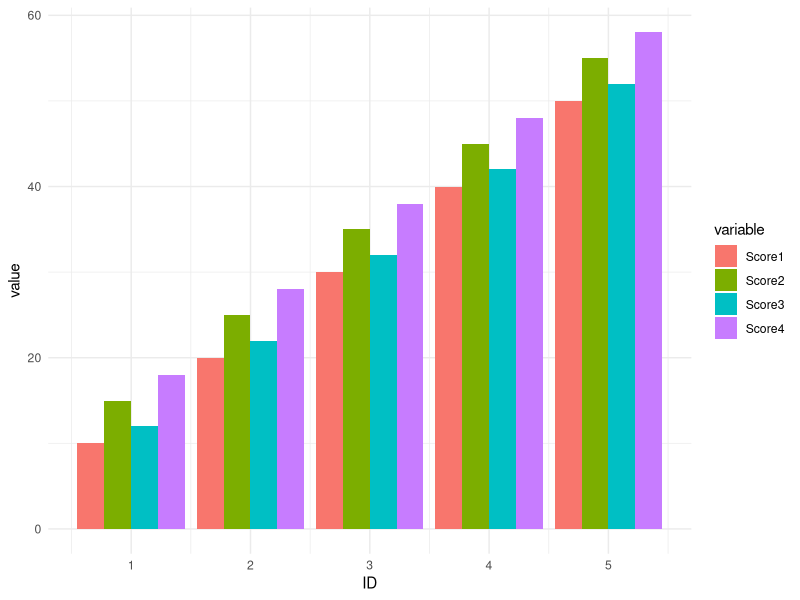

Here is the R script that generated this plot:
## ---- chunk 1
# Example data frame
data <- data.frame(
  ID = 1:5,
  Score1 = c(10, 20, 30, 40, 50),
  Score2 = c(15, 25, 35, 45, 55),
  Score3 = c(12, 22, 32, 42, 52),
  Score4 = c(18, 28, 38, 48, 58)
)

head(data, 2)

# Stack columns
stacked_data <- stack(data[, c("Score1", "Score2", "Score3", "Score4")])
print(stacked_data)
## ---- chunk 2
# Combine columns using cbind
combined_data <- cbind(data$Score1, data$Score2, data$Score3, data$Score4)
print(combined_data)
## ---- chunk 3
# Stack and combine with ID
stacked_data_with_id <- cbind(
  ID = rep(data$ID, 4), 
  stack(data[, c("Score1", "Score2", "Score3", "Score4")])
  )
print(stacked_data_with_id)
## ---- chunk 4
# Load tidyr
library(tidyr)

# Use pivot_longer to stack columns
tidy_data <- pivot_longer(
  data, 
  cols = starts_with("Score"), 
  names_to = "Score_Type", 
  values_to = "Score_Value"
  )

print(tidy_data)
## ---- chunk 5
# Load data.table
library(data.table)

# Convert to data.table
dt <- as.data.table(data)
head(dt, 2)

# Use melt to stack columns
melted_dt <- melt(
  dt, id.vars = "ID", measure.vars = patterns("Score"), 
  variable.name = "Score_Type", value.name = "Score_Value"
  )

print(melted_dt)
## ---- chunk 6
# Using reshape2
library(reshape2)

melted_data <- melt(
  data, id.vars = "ID", 
  measure.vars = c("Score1", "Score2", "Score3", "Score4"))

print(melted_data)
## ---- chunk 7
# Plot stacked data
library(ggplot2)

ggplot(melted_data, aes(x = ID, y = value, fill = variable)) +
  geom_bar(stat = "identity", position = "dodge") +
  theme_minimal()
